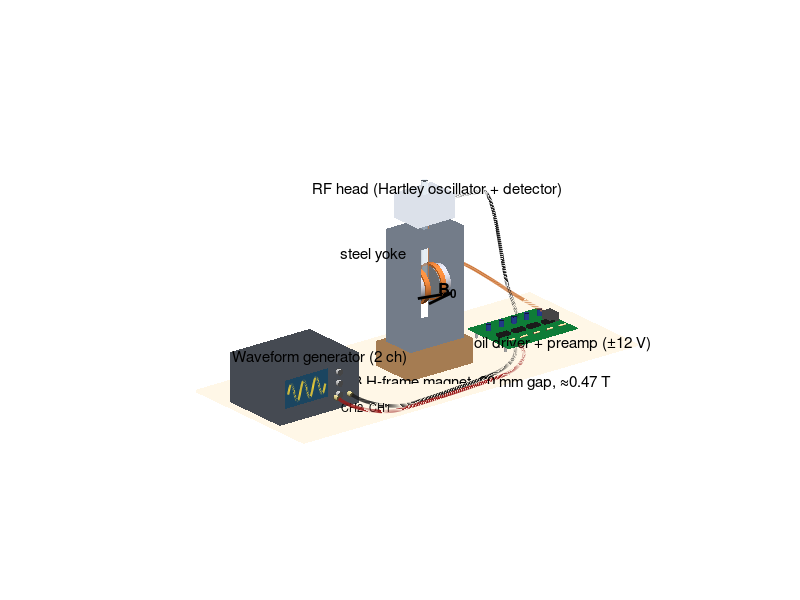

Source code (MATLAB): (Note: this script raises an error after producing the figure.)
function render_setup_3d()
% render_setup_3d - 3D illustration of the bench set-up (not a CAD model).
%   Permanent-magnet H-frame yoke, NdFeB discs + soft-iron pole caps,
%   modulation (Helmholtz) coils wound on the pole caps, sample tube with the
%   RF coil, RF-head box, driver/preamp board and waveform generator.
% Units: mm.  B0 is along +x, the sample tube is vertical (z), so the RF
% field of the solenoid (along z) is perpendicular to B0.
% Writes setup_3d_overview.png and setup_3d_gap.png next to this file.

here = fileparts(mfilename('fullpath'));
C = struct('steel',[0.42 0.45 0.50], 'mag',[0.72 0.72 0.76], 'cap',[0.55 0.57 0.60], ...
    'cu',[0.80 0.45 0.20], 'glass',[0.85 0.93 1.00], 'liq',[0.15 0.45 0.95], ...
    'al',[0.80 0.82 0.85], 'pcb',[0.05 0.45 0.20], 'ic',[0.10 0.10 0.10], ...
    'gen',[0.25 0.27 0.30], 'screen',[0.10 0.25 0.35], 'table',[0.93 0.90 0.84]);

% ---------------- geometry ----------------
g  = 20;  tm = 15; tc = 5; Rm = 25;           % gap, magnet & cap thickness, radius
xc = g/2;  xm = xc + tc;  xp = xm + tm;       % cap face, magnet face, plate face
tp = 20;  H = 70;  D = 30;  tb = 20;           % plate thickness, half-height, half-depth, bar thickness
hole = 8;                                      % half-size of sample hole in top bar
ztab = -H - tb - 40;                           % table height

f = figure('Color','w','Position',[50 50 1500 950],'Visible','off');
ax = axes(f); hold(ax,'on'); axis(ax,'equal','off');

% table
box(ax,[-330 300],[-130 130],[ztab-4 ztab],C.table,1);

% ---- magnet yoke (H-frame) on a 40 mm plinth ----
box(ax,[-xp-tp -xp],[-D D],[-H H],C.steel,1);           % side plates
box(ax,[ xp  xp+tp],[-D D],[-H H],C.steel,1);
box(ax,[-xp-tp xp+tp],[-D D],[-H-tb -H],C.steel,1);     % bottom bar
box(ax,[-xp-tp -hole],[-D D],[H H+tb],C.steel,1);       % top bar, with square hole
box(ax,[ hole xp+tp],[-D D],[H H+tb],C.steel,1);
box(ax,[-hole hole],[-D -hole],[H H+tb],C.steel,1);
box(ax,[-hole hole],[ hole D],[H H+tb],C.steel,1);
box(ax,[-xp-tp-10 xp+tp+10],[-D-10 D+10],[ztab -H-tb],[0.6 0.45 0.3],1);  % wooden plinth

% ---- NdFeB discs + pole caps ----
for s = [-1 1]
    cyl(ax,'x',s*[xm xp],[0 0],Rm,C.mag,1);
    cyl(ax,'x',s*[xc xm],[0 0],Rm,C.cap,1);
    % modulation coil wound on the pole cap (Helmholtz: spacing ~ radius)
    ring(ax,'x',s*[xc+0.5 xm+4],Rm+0.5,Rm+3.5,C.cu);
end

% ---- sample tube, liquid, RF coil ----
rt = 5;
cyl(ax,'z',[-14 165],[0 0],rt,C.glass,0.25);
cyl(ax,'z',[-13 12],[0 0],rt-0.7,C.liq,0.85);
th = linspace(0, 8*2*pi, 800);
plot3(ax,(rt+0.6)*cos(th),(rt+0.6)*sin(th),linspace(-5,5,numel(th)),'Color',C.cu,'LineWidth',2.5);
plot3(ax,[rt+0.6 rt+0.6],[0 0],[5 H+tb+15],'Color',C.cu,'LineWidth',1.5);     % leads up to RF head
plot3(ax,[rt+0.6 rt+2],[0 2],[-5 H+tb+15],'Color',C.cu,'LineWidth',1.5);

% ---- RF head (shielded oscillator box) sitting on the top bar ----
zr = H + tb;
box(ax,[-35 35],[-28 28],[zr+15 zr+55],C.al,0.55);
bnc(ax,[35 0 zr+35],'x');                          % v_det out
text(ax,0,-30,zr+70,'RF head (Hartley oscillator + detector)','HorizontalAlignment','center','FontSize',11);

% ---- driver + preamp board ----
bx = [120 250]; by = [-50 50]; bz = ztab + 12;
box(ax,bx,by,[bz-1.6 bz],C.pcb,1);
for k = 0:3, box(ax,[135+28*k 155+28*k],[-10 0],[bz bz+4],C.ic,1); end     % DIP ICs / TO-126
for k = 0:4, cyl(ax,'z',[bz bz+10],[140+24*k 25],4,[0.15 0.25 0.6],1); end % capacitors
for k = 0:4, cyl(ax,'x',[134+24*k 146+24*k],[-30 bz+2],1.5,[0.85 0.75 0.55],1); end % resistors
box(ax,[230 245],[-10 10],[bz bz+14],[0.25 0.25 0.25],1);                 % TO-126 transistors
for yy = [-35 35], cyl(ax,'z',[ztab bz-1.6],[bx(1)+5 yy],2,[0.7 0.7 0.7],1); end
text(ax,185,-85,bz+2,'Coil driver + preamp (\pm12 V)','HorizontalAlignment','center','FontSize',11);

% ---- waveform generator ----
gx = [-320 -170]; gy = [-60 60]; gz = [ztab ztab+80];
box(ax,gx,gy,gz,C.gen,1);
box(ax,[-310 -230],[-60.5 -60],[ztab+25 ztab+70],C.screen,1);               % screen
plot3(ax,linspace(-305,-235,200),-61*ones(1,200),ztab+47+15*sin(linspace(0,6*pi,200)),'Color',[1 0.85 0.2],'LineWidth',1.5);
for k = 0:2, cyl(ax,'y',[-66 -60],[-210 ztab+60-18*k],5,[0.75 0.75 0.75],1); end
bnc(ax,[-190 -60 ztab+20],'y'); bnc(ax,[-215 -60 ztab+20],'y');            % CH1, CH2
text(ax,-245,-62,ztab+92,'Waveform generator (2 ch)','HorizontalAlignment','center','FontSize',11);
text(ax,-215,-75,ztab+10,'CH2  CH1','FontSize',8);

% ---- cables ----
cable(ax,[-190 -68 ztab+20; -120 -120 ztab+5; 60 -100 ztab+5; 135 -40 bz+2],[0.1 0.1 0.1]);   % CH1 -> board
cable(ax,[-215 -68 ztab+20; -140 -125 ztab+3; 70 -110 ztab+3; 140 -45 bz+2],[0.6 0.1 0.1]);   % CH2 -> board
cable(ax,[240 0 bz+5; 200 60 bz+40; 90 50 0; xp+tp 20 10],[0.8 0.45 0.2]);                    % coil drive
cable(ax,[43 0 zr+35; 110 0 zr+30; 180 30 bz+60; 200 30 bz+2],[0.1 0.1 0.1]);                 % v_det -> preamp

% ---- labels in the scene ----
quiver3(ax,-8,-D-25,0,16,0,0,0,'k','LineWidth',2,'MaxHeadSize',2);
text(ax,0,-D-25,7,'B_0','FontSize',12,'FontWeight','bold','HorizontalAlignment','center');
text(ax,-xp-tp-8,-D,H,'steel yoke','HorizontalAlignment','right','FontSize',11);
text(ax,0,-95,ztab+2,'NdFeB H-frame magnet, 20 mm gap, \approx0.47 T','HorizontalAlignment','center','FontSize',11);

lights(ax);
view(ax,-38,22); camva(ax,9.6); camtarget(ax,[-20 0 -5]);
labels_to_front(ax);
exportgraphics(f, fullfile(here,'setup_3d_overview.png'),'Resolution',160);

% ---------------- close-up of the gap (front half of yoke removed) ----------------
delete(findobj(ax,'Type','text')); delete(findobj(ax,'Type','quiver'));
hs = findobj(ax,'Tag','yoke');  %#ok<NASGU>
set(findobj(ax,'Type','patch','-and','FaceColor',C.steel),'FaceAlpha',0.18,'EdgeAlpha',0.15);
quiver3(ax,-6,-22,-20,12,0,0,0,'k','LineWidth',2,'MaxHeadSize',2);
text(ax,0,-22,-14,'B_0','FontSize',13,'FontWeight','bold','HorizontalAlignment','center');
quiver3(ax,0,-14,14,0,0,10,0,'Color',[0.8 0.1 0.1],'LineWidth',2,'MaxHeadSize',2);
text(ax,-3,-14,30,'B_1 (RF coil axis)','FontSize',11,'Color',[0.8 0.1 0.1],'HorizontalAlignment','right');
text(ax, 32,-34,-34,'NdFeB disc Ø50 × 15 mm','FontSize',11);
text(ax, 18,-34, 36,'soft-iron pole cap + modulation coil','FontSize',11);
text(ax,-58,-34,-42,{'CuSO_4-doped water in Ø10 mm tube','8-turn RF coil (0.8 µH)'},'FontSize',11);
xlim(ax,[-60 60]); ylim(ax,[-45 45]); zlim(ax,[-48 48]);
camva(ax,'auto'); camtarget(ax,'auto'); view(ax,-20,12); camva(ax,6.5);
labels_to_front(ax);
exportgraphics(f, fullfile(here,'setup_3d_gap.png'),'Resolution',160);
close(f);
fprintf('Wrote setup_3d_overview.png and setup_3d_gap.png\n');
end

% ================= helpers =================
function labels_to_front(ax)
% Slide each text label along the line of sight towards the camera so it is
% drawn in front of all geometry; its on-screen position is unchanged.
    % axes use orthographic projection, so shift along the view direction
    d = campos(ax) - camtarget(ax);
    for t = findobj(ax,'Type','text')'
        t.Position = t.Position + 0.8*d;
        if ~isequal(t.Color,[1 1 1]), set(t,'BackgroundColor','w','Margin',1); end
    end
end

% ================= primitives =================
function box(ax,x,y,z,c,a)
    [X,Y,Z] = ndgrid(x,y,z);
    V = [X(:) Y(:) Z(:)];
    F = [1 2 4 3; 5 6 8 7; 1 2 6 5; 3 4 8 7; 1 3 7 5; 2 4 8 6];
    patch(ax,'Vertices',V,'Faces',F,'FaceColor',c,'FaceAlpha',a,'EdgeColor',c*0.6,'EdgeAlpha',0.5);
end

function cyl(ax,axis_,span,ctr,r,c,a)
    % cylinder along axis_ from span(1) to span(2), centred at ctr (the two other coords)
    n = 48; th = linspace(0,2*pi,n);
    [T,S] = meshgrid(th,span);
    U = ctr(1) + r*cos(T); W = ctr(2) + r*sin(T);
    capU = ctr(1) + r*cos(th); capW = ctr(2) + r*sin(th);
    switch axis_
        case 'x', P = {S,U,W}; cp = @(s) {s*ones(1,n),capU,capW};
        case 'y', P = {U,S,W}; cp = @(s) {capU,s*ones(1,n),capW};
        case 'z', P = {U,W,S}; cp = @(s) {capU,capW,s*ones(1,n)};
    end
    surf(ax,P{:},'FaceColor',c,'EdgeColor','none','FaceAlpha',a);
    for s = span, q = cp(s); patch(ax,q{:},c,'EdgeColor','none','FaceAlpha',a); end
end

function ring(ax,axis_,span,ri,ro,c)
    % annular winding along axis_
    cyl(ax,axis_,span,[0 0],ro,c,1);
    n = 48; th = linspace(0,2*pi,n);
    [T,S] = meshgrid(th,span);
    switch axis_, case 'x'
        surf(ax,S,ri*cos(T),ri*sin(T),'FaceColor',c*0.8,'EdgeColor','none');
    end
end

function bnc(ax,p,axis_)
    switch axis_
        case 'x', cyl(ax,'x',[p(1) p(1)+8],p(2:3),4,[0.85 0.80 0.55],1);
        case 'y', cyl(ax,'y',[p(2)-8 p(2)],p([1 3]),4,[0.85 0.80 0.55],1);
    end
end

function cable(ax,P,c)
    % smooth cable through control points (Catmull-Rom style via pchip)
    t = 1:size(P,1); tt = linspace(1,size(P,1),200);
    plot3(ax,pchip(t,P(:,1),tt),pchip(t,P(:,2),tt),pchip(t,P(:,3),tt),'Color',c,'LineWidth',2.5);
end

function lights(ax)
    lighting(ax,'gouraud'); material(ax,'dull');
    light(ax,'Position',[-1 -1 1.5],'Style','infinite');
    light(ax,'Position',[1 -0.5 0.6],'Style','infinite','Color',[0.5 0.5 0.5]);
end
